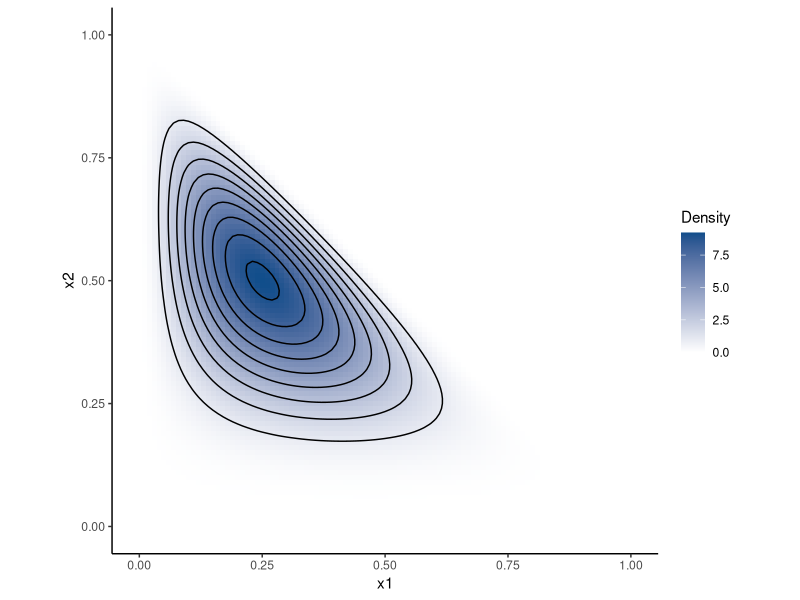
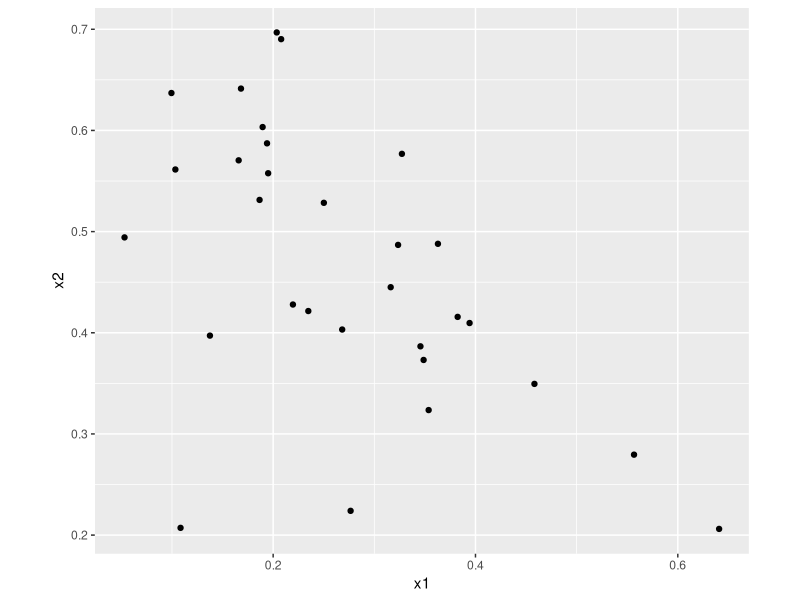
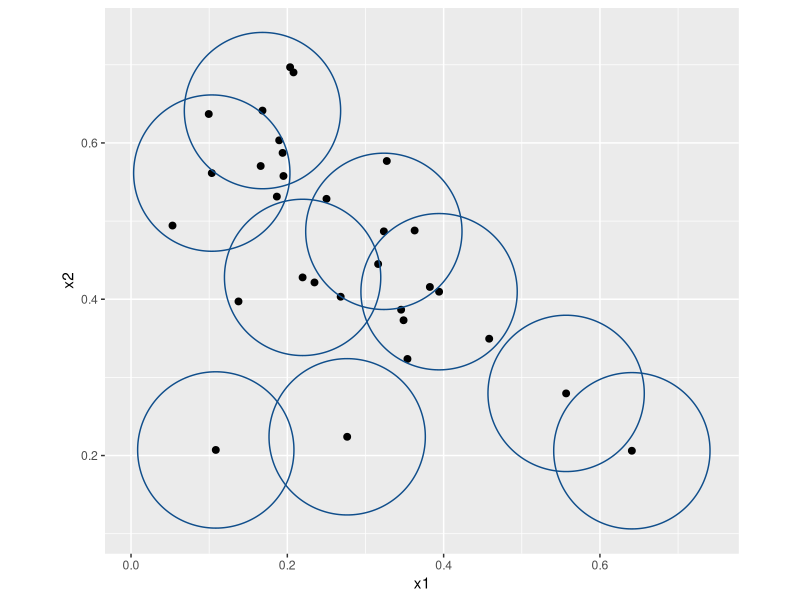
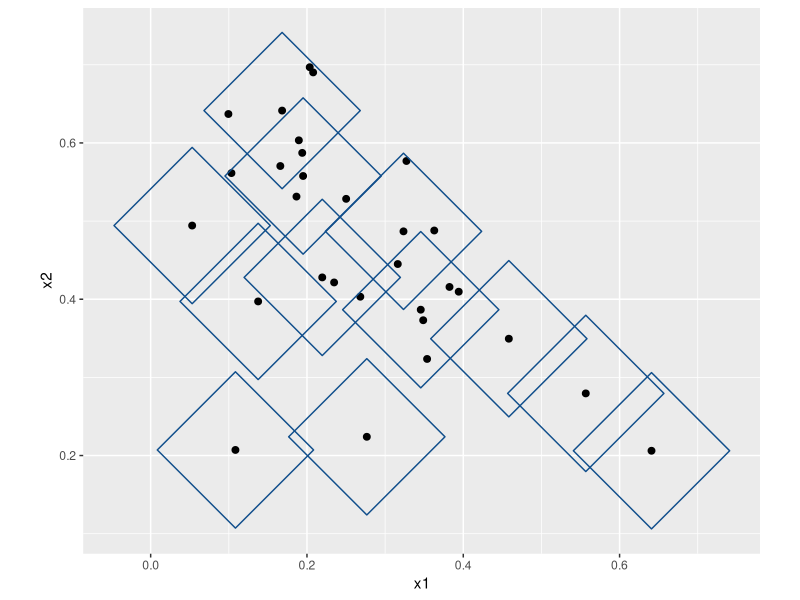
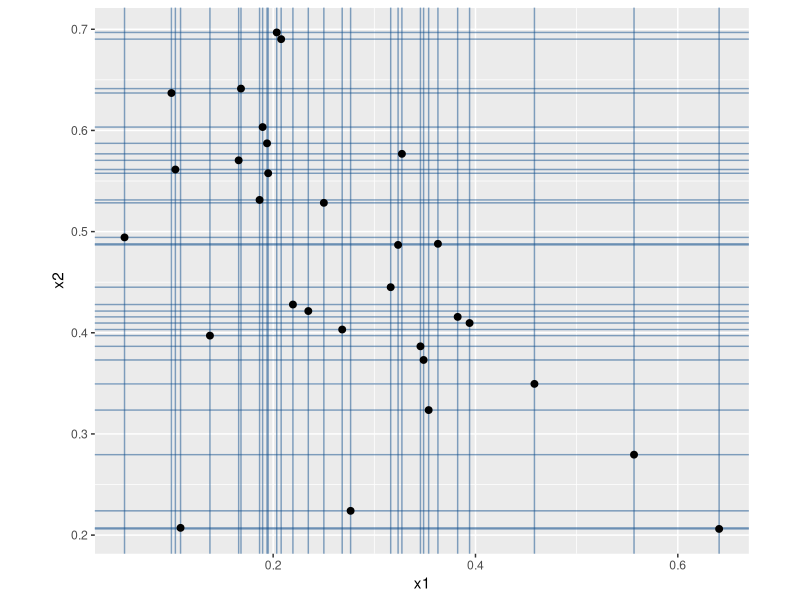
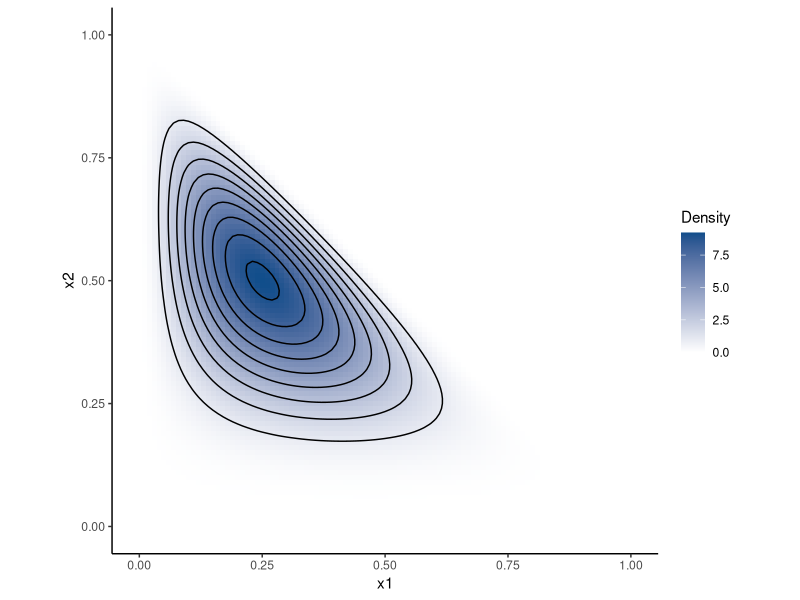
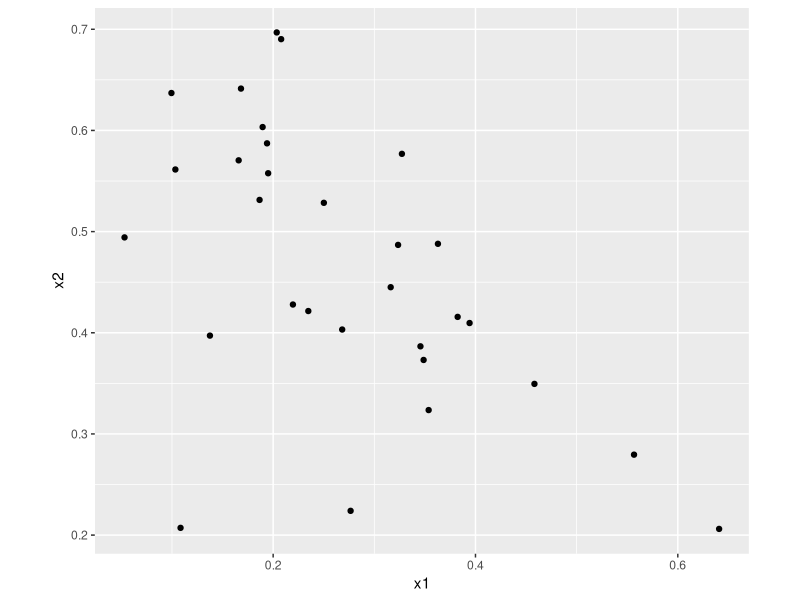
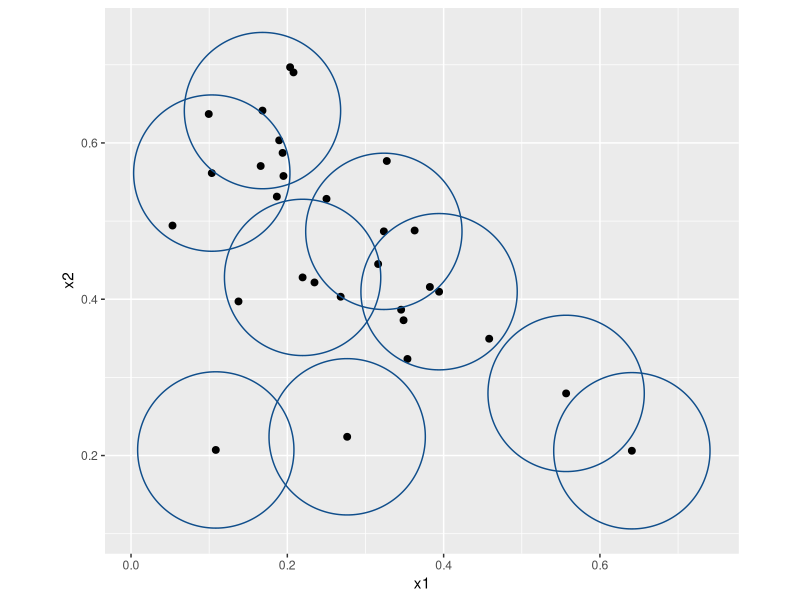

The R source for these figures, in order:
# Metric Entropy

library("MCMCpack")
library("ggplot2")
library("dplyr")

width = 4

# visualization of the entropy of a dirichlet distribution
alpha = c(3, 5, 3)

# use 3d x to plot in 2d as the third dimension is degenerate as x1 + x2 + x3 = 1
x = expand.grid(x1 = seq(0, 1, 0.01), x2 = seq(0, 1, 0.01))
x[,3] = 1 - x[,1] - x[,2]

# compute density
dens = apply(x, 1, ddirichlet, alpha = alpha)
density_data = data.frame(x1 = x[,1], x2 = x[,2], x3 = x[,3], z = dens)

# compute entropy
# helper function
Beta = function(alpha) {
  prod(gamma(alpha)) / gamma(sum(alpha))
}
# Shannon entropy of dirichlet
dir_ent = function(alpha) {
  alpha0 = sum(alpha)
  K = length(alpha)
  log(Beta(alpha)) + (alpha0 - K) * digamma(alpha0) - sum((alpha - 1) * digamma(alpha))
}
dir_ent(alpha)

# Renyi entropy of 3d (i.e. 2d) dirichlet
# alpha is 3d parameter of gamma distribution, lambda is parameter of renyi entropy
dir_renyi = function (alpha, lambda) {
  G_lambda = gamma(sum(alpha))^lambda * prod(gamma(lambda * alpha - lambda + 1)) /
    (gamma(lambda * (sum(alpha) - 3) + 3) * (prod(gamma(alpha))^lambda))
  return(log(G_lambda) / (1 - lambda))
}
# test
dir_renyi(alpha, 2)

# compute renyi entropy for different parameters
q = c(0.01, 0.5, 0.99, 1.01, 2, 10)
dirichlet_renyi_q = sapply(q, dir_renyi, alpha = alpha)
dirichlet_renyi_q
round(dirichlet_renyi_q, 3)
# shannon entropy
round(dir_ent(alpha), 3)


# plot density
ggplot(data = density_data) + 
  geom_raster(aes(x = x1, y = x2, fill = z)) +
  scale_fill_gradient2("Density", low = "white", high = "dodgerblue4") + 
  geom_contour(aes(x = x1, y = x2, z = z), color = "black") +
  theme_classic() + 
  coord_fixed()
ggsave("plots/dirichlet_density.pdf", width = 1.5 * width, height = 0.9 * width)

###########################################################################################
# set seed 1234
set.seed(1234)
# draw a random sample
dir_data = rdirichlet(n = 30, alpha = alpha) %>% as.data.frame()
colnames(dir_data) = c("x1", "x2", "x3")
ggplot(data = dir_data, aes(x = x1, y = x2)) +
  geom_point() + 
  coord_fixed()
ggsave("plots/dirichlet_sample.pdf", width = 1.5*width, height = 0.9 * width)


library("ggforce")
colnames(dir_data) = c("x1", "x2", "x3")
dir_data$r = 0.1
dir_data$id = 1:nrow(dir_data)

# euclidean covering = 9
selected = c(1, 2, 5, 11, 15, 18, 13, 22, 27)
length(selected)
dir_data$selected = (1:nrow(dir_data)) %in% selected
ggplot() +
  geom_point(aes(x = x1, y = x2), data = dir_data, size = 2) +
  # geom_text(aes(x = x1, y = x2, label = id), data = dir_data, col = "red", size = 5) + 
  geom_circle(aes(x0 = x1, y0 = x2, r = r), 
              color = "dodgerblue4", alpha = 0.5,
              data = filter(dir_data, selected)) +
  coord_fixed()
ggsave("plots/l2_covering.pdf", width = width, height = 0.9 * width)


# l1 covering = 12
selected = c(2, 3, 4, 5, 11, 18, 19, 21, 25, 13, 22, 27)
length(selected)
dir_data$selected = (1:nrow(dir_data)) %in% selected
ggplot() +
  geom_point(aes(x = x1, y = x2), data = dir_data, size = 2) +
  # geom_text(aes(x = x1, y = x2, label = id), data = dir_data, col = "red", size = 5) + 
  geom_circle(aes(x0 = x1, y0 = x2, r = r), n = 4, 
              color = "dodgerblue4", alpha = 0.5,
              data = filter(dir_data, selected)) +
  coord_fixed()
ggsave("plots/l1_covering.pdf", width = width, height = 0.9 * width)


# l0 covering = 30
ggplot(data = dir_data) +
  geom_hline(aes(yintercept = x2), color = "dodgerblue4", alpha = 0.5) +
  geom_vline(aes(xintercept = x1), color = "dodgerblue4", alpha = 0.5) + 
  geom_point(aes(x = x1, y = x2), size = 2) +
  coord_fixed()
ggsave("plots/l0_covering.pdf", width = width, height = 0.9 * width)
